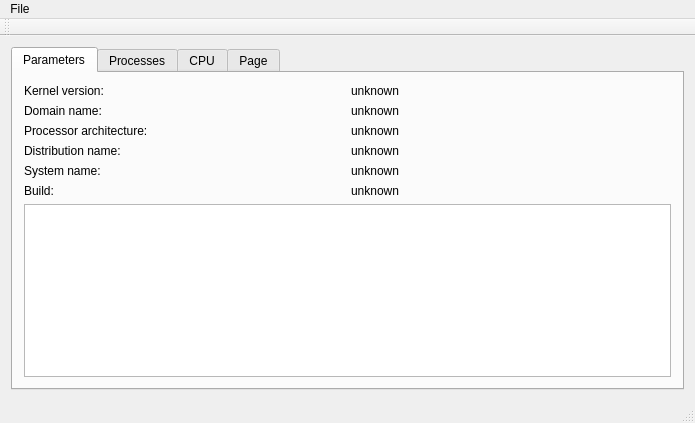
<?xml version="1.0" encoding="UTF-8"?>
<ui version="4.0">
 <class>MainWindow</class>
 <widget class="QMainWindow" name="MainWindow">
  <property name="geometry">
   <rect>
    <x>0</x>
    <y>0</y>
    <width>695</width>
    <height>423</height>
   </rect>
  </property>
  <property name="windowTitle">
   <string>hacker</string>
  </property>
  <widget class="QWidget" name="centralWidget">
   <layout class="QVBoxLayout" name="verticalLayout">
    <item>
     <widget class="QTabWidget" name="tabWidget">
      <property name="currentIndex">
       <number>0</number>
      </property>
      <widget class="QWidget" name="tab">
       <attribute name="title">
        <string>Parameters</string>
       </attribute>
       <layout class="QVBoxLayout" name="verticalLayout_2">
        <item>
         <layout class="QGridLayout" name="gridLayout">
          <item row="3" column="0">
           <widget class="QLabel" name="label_7">
            <property name="text">
             <string>Distribution name:</string>
            </property>
           </widget>
          </item>
          <item row="2" column="0">
           <widget class="QLabel" name="label_5">
            <property name="text">
             <string>Processor architecture:</string>
            </property>
           </widget>
          </item>
          <item row="1" column="1">
           <widget class="QLabel" name="label_4">
            <property name="text">
             <string>unknown</string>
            </property>
            <property name="textInteractionFlags">
             <set>Qt::LinksAccessibleByMouse|Qt::TextSelectableByMouse</set>
            </property>
           </widget>
          </item>
          <item row="2" column="1">
           <widget class="QLabel" name="label_6">
            <property name="text">
             <string>unknown</string>
            </property>
            <property name="textInteractionFlags">
             <set>Qt::LinksAccessibleByMouse|Qt::TextSelectableByMouse</set>
            </property>
           </widget>
          </item>
          <item row="3" column="1">
           <widget class="QLabel" name="label_8">
            <property name="text">
             <string>unknown</string>
            </property>
            <property name="textInteractionFlags">
             <set>Qt::LinksAccessibleByMouse|Qt::TextSelectableByKeyboard|Qt::TextSelectableByMouse</set>
            </property>
           </widget>
          </item>
          <item row="0" column="1">
           <widget class="QLabel" name="label_2">
            <property name="text">
             <string>unknown</string>
            </property>
            <property name="textInteractionFlags">
             <set>Qt::LinksAccessibleByMouse|Qt::TextSelectableByKeyboard|Qt::TextSelectableByMouse</set>
            </property>
           </widget>
          </item>
          <item row="0" column="0">
           <widget class="QLabel" name="label">
            <property name="text">
             <string>Kernel version:</string>
            </property>
           </widget>
          </item>
          <item row="4" column="0">
           <widget class="QLabel" name="label_9">
            <property name="text">
             <string>System name:</string>
            </property>
           </widget>
          </item>
          <item row="4" column="1">
           <widget class="QLabel" name="label_10">
            <property name="text">
             <string>unknown</string>
            </property>
            <property name="textInteractionFlags">
             <set>Qt::LinksAccessibleByMouse|Qt::TextSelectableByKeyboard|Qt::TextSelectableByMouse</set>
            </property>
           </widget>
          </item>
          <item row="1" column="0">
           <widget class="QLabel" name="label_3">
            <property name="text">
             <string>Domain name:</string>
            </property>
           </widget>
          </item>
          <item row="5" column="0">
           <widget class="QLabel" name="label_11">
            <property name="text">
             <string>Build:</string>
            </property>
           </widget>
          </item>
          <item row="5" column="1">
           <widget class="QLabel" name="label_12">
            <property name="text">
             <string>unknown</string>
            </property>
            <property name="textInteractionFlags">
             <set>Qt::LinksAccessibleByMouse|Qt::TextSelectableByKeyboard|Qt::TextSelectableByMouse</set>
            </property>
           </widget>
          </item>
         </layout>
        </item>
        <item>
         <widget class="QTableWidget" name="tableWidget">
          <property name="font">
           <font>
            <pointsize>10</pointsize>
           </font>
          </property>
          <property name="alternatingRowColors">
           <bool>true</bool>
          </property>
         </widget>
        </item>
       </layout>
      </widget>
      <widget class="QWidget" name="tab_2">
       <attribute name="title">
        <string>Processes</string>
       </attribute>
      </widget>
      <widget class="QWidget" name="tab_3">
       <attribute name="title">
        <string>CPU</string>
       </attribute>
       <layout class="QVBoxLayout" name="verticalLayout_3">
        <item>
         <widget class="QLabel" name="label_13">
          <property name="text">
           <string/>
          </property>
          <property name="alignment">
           <set>Qt::AlignLeading|Qt::AlignLeft|Qt::AlignTop</set>
          </property>
          <property name="wordWrap">
           <bool>true</bool>
          </property>
         </widget>
        </item>
       </layout>
      </widget>
      <widget class="QWidget" name="tab_4">
       <attribute name="title">
        <string>Page</string>
       </attribute>
      </widget>
     </widget>
    </item>
   </layout>
  </widget>
  <widget class="QMenuBar" name="menuBar">
   <property name="geometry">
    <rect>
     <x>0</x>
     <y>0</y>
     <width>695</width>
     <height>25</height>
    </rect>
   </property>
   <widget class="QMenu" name="menuFile">
    <property name="title">
     <string>File</string>
    </property>
    <addaction name="actionExit"/>
   </widget>
   <addaction name="menuFile"/>
  </widget>
  <widget class="QToolBar" name="mainToolBar">
   <attribute name="toolBarArea">
    <enum>TopToolBarArea</enum>
   </attribute>
   <attribute name="toolBarBreak">
    <bool>false</bool>
   </attribute>
  </widget>
  <widget class="QStatusBar" name="statusBar"/>
  <action name="actionExit">
   <property name="text">
    <string>Exit</string>
   </property>
  </action>
 </widget>
 <layoutdefault spacing="6" margin="11"/>
 <resources/>
 <connections/>
</ui>
